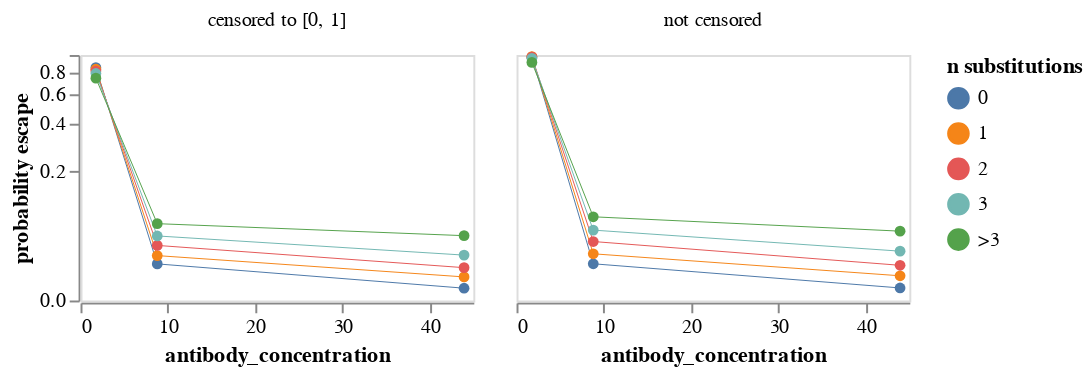

The notebook cell this image was saved under:
### Markdown cell above
Plot mean probability of escape across all variants with the indicated number of mutations.
Note that this plot weights each variant the same in the means regardless of how many barcode counts it has.
We plot means for both censored (set to between 0 and 1) and uncensored probabilities of escape.
Also, note it uses a symlog scale for the y-axis.
Mouseover points for values:

### Code cell
max_aa_subs = 4  # group if >= this many substitutions

mean_prob_escape = (
    prob_escape.assign(
        n_subs=lambda x: (
            x["aa_substitutions_reference"]
            .str.split()
            .map(len)
            .clip(upper=max_aa_subs)
            .map(lambda n: str(n) if n < max_aa_subs else f">{max_aa_subs - 1}")
        )
    )
    .groupby(["antibody_concentration", "n_subs"], as_index=False)
    .aggregate({"prob_escape": "mean", "prob_escape_uncensored": "mean"})
    .rename(
        columns={
            "prob_escape": "censored to [0, 1]",
            "prob_escape_uncensored": "not censored",
        }
    )
    .melt(
        id_vars=["antibody_concentration", "n_subs"],
        var_name="censored",
        value_name="probability escape",
    )
)

mean_prob_escape_chart = (
    alt.Chart(mean_prob_escape)
    .encode(
        x=alt.X("antibody_concentration"),
        y=alt.Y(
            "probability escape",
            scale=alt.Scale(type="symlog", constant=0.05),
        ),
        column=alt.Column("censored", title=None),
        color=alt.Color("n_subs", title="n substitutions"),
        tooltip=[
            alt.Tooltip(c, format=".3g") if mean_prob_escape[c].dtype == float else c
            for c in mean_prob_escape.columns
        ],
    )
    .mark_line(point=True, size=0.5)
    .properties(width=200, height=125)
    .configure_axis(grid=False)
)

mean_prob_escape_chart

### Figure 1 — Vega-Lite specification as saved in the notebook (floating-point values rounded to 4 significant figures)
{"config": {"view": {"continuousWidth": 300, "continuousHeight": 300}, "axis": {"grid": false}}, "data": {"name": "data-d96ec444ffd44f6537178c283054f72f"}, "mark": {"type": "line", "point": true, "size": 0.5}, "encoding": {"color": {"field": "n_subs", "title": "n substitutions", "type": "nominal"}, "column": {"field": "censored", "title": null, "type": "nominal"}, "tooltip": [{"field": "antibody_concentration", "format": ".3g", "type": "quantitative"}, {"field": "n_subs", "type": "nominal"}, {"field": "censored", "type": "nominal"}, {"field": "probability escape", "format": ".3g", "type": "quantitative"}], "x": {"field": "antibody_concentration", "type": "quantitative"}, "y": {"field": "probability escape", "scale": {"constant": 0.05, "type": "symlog"}, "type": "quantitative"}}, "height": 125, "width": 200, "$schema": "https://vega.github.io/schema/vega-lite/v5.2.0.json", "datasets": {"data-d96ec444ffd44f6537178c283054f72f": [{"antibody_concentration": 1.76, "n_subs": "0", "censored": "censored to [0, 1]", "probability escape": 0.8477}, {"antibody_concentration": 1.76, "n_subs": "1", "censored": "censored to [0, 1]", "probability escape": 0.8301}, {"antibody_concentration": 1.76, "n_subs": "2", "censored": "censored to [0, 1]", "probability escape": 0.8098}, {"antibody_concentration": 1.76, "n_subs": "3", "censored": "censored to [0, 1]", "probability escape": 0.7853}, {"antibody_concentration": 1.76, "n_subs": ">3", "censored": "censored to [0, 1]", "probability escape": 0.7379}, {"antibody_concentration": 8.79, "n_subs": "0", "censored": "censored to [0, 1]", "probability escape": 0.02872}, {"antibody_concentration": 8.79, "n_subs": "1", "censored": "censored to [0, 1]", "probability escape": 0.03724}, {"antibody_concentration": 8.79, "n_subs": "2", "censored": "censored to [0, 1]", "probability escape": 0.04899}, {"antibody_concentration": 8.79, "n_subs": "3", "censored": "censored to [0, 1]", "probability escape": 0.06132}, {"antibody_concentration": 8.79, "n_subs": ">3", "censored": "censored to [0, 1]", "probability escape": 0.07963}, {"antibody_concentration": 43.94, "n_subs": "0", "censored": "censored to [0, 1]", "probability escape": 0.008246}, {"antibody_concentration": 43.94, "n_subs": "1", "censored": "censored to [0, 1]", "probability escape": 0.01698}, {"antibody_concentration": 43.94, "n_subs": "2", "censored": "censored to [0, 1]", "probability escape": 0.02512}, {"antibody_concentration": 43.94, "n_subs": "3", "censored": "censored to [0, 1]", "probability escape": 0.03778}, {"antibody_concentration": 43.94, "n_subs": ">3", "censored": "censored to [0, 1]", "probability escape": 0.06173}, {"antibody_concentration": 1.76, "n_subs": "0", "censored": "not censored", "probability escape": 0.9735}, {"antibody_concentration": 1.76, "n_subs": "1", "censored": "not censored", "probability escape": 0.9791}, {"antibody_concentration": 1.76, "n_subs": "2", "censored": "not censored", "probability escape": 0.9738}, {"antibody_concentration": 1.76, "n_subs": "3", "censored": "not censored", "probability escape": 0.9583}, {"antibody_concentration": 1.76, "n_subs": ">3", "censored": "not censored", "probability escape": 0.9081}, {"antibody_concentration": 8.79, "n_subs": "0", "censored": "not censored", "probability escape": 0.02882}, {"antibody_concentration": 8.79, "n_subs": "1", "censored": "not censored", "probability escape": 0.03922}, {"antibody_concentration": 8.79, "n_subs": "2", "censored": "not censored", "probability escape": 0.05388}, {"antibody_concentration": 8.79, "n_subs": "3", "censored": "not censored", "probability escape": 0.06967}, {"antibody_concentration": 8.79, "n_subs": ">3", "censored": "not censored", "probability escape": 0.09117}, {"antibody_concentration": 43.94, "n_subs": "0", "censored": "not censored", "probability escape": 0.008414}, {"antibody_concentration": 43.94, "n_subs": "1", "censored": "not censored", "probability escape": 0.01792}, {"antibody_concentration": 43.94, "n_subs": "2", "censored": "not censored", "probability escape": 0.02735}, {"antibody_concentration": 43.94, "n_subs": "3", "censored": "not censored", "probability escape": 0.04221}, {"antibody_concentration": 43.94, "n_subs": ">3", "censored": "not censored", "probability escape": 0.06815}]}}
